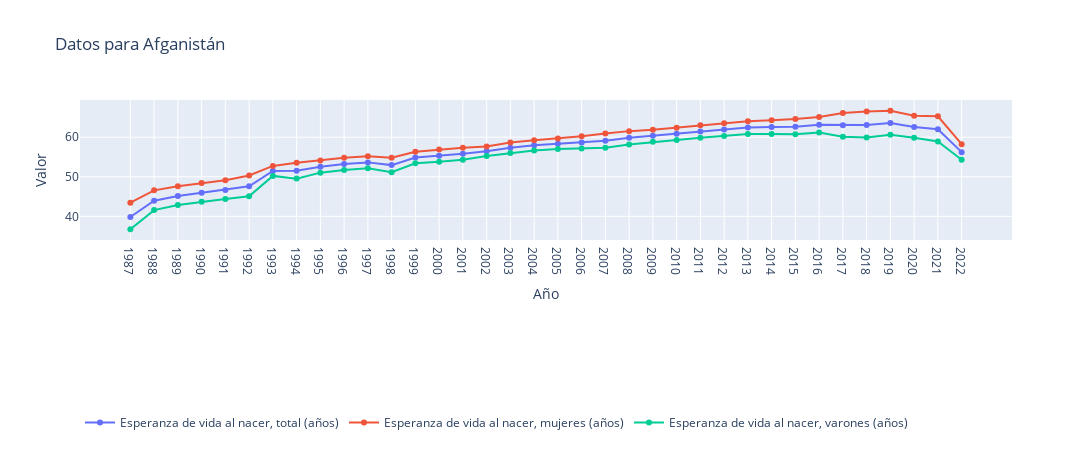
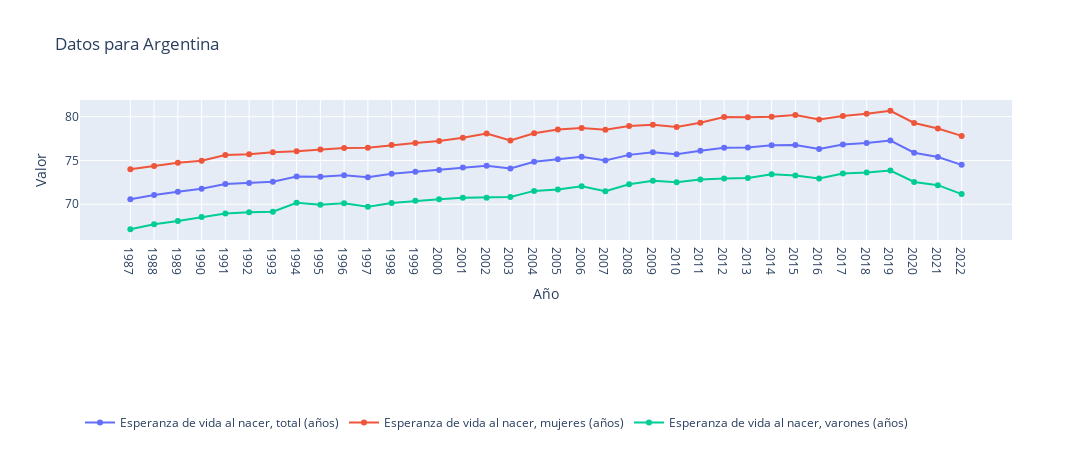

The notebook cell saved with these charts, in order:
### Code cell
# Obtener los factores únicos por país
factores_por_pais = df_filled.groupby(['país'])['factor_(serie)'].unique().apply(list).to_dict()

# Crear una lista con los nombres de los países en el DataFrame
paises = df_filled['país'].unique().tolist()

# Crear un widget de menú desplegable (dropdown) para seleccionar un país
dropdown_paises = widgets.Dropdown(
    options=paises,
    description='Seleccionar país:'
)

# Función para graficar los datos por país seleccionado
def graficar_datos_por_pais(pais):
    datos_pais = df_filled[df_filled['país'] == pais]

    fig = go.Figure()
    
    for factor in factores_por_pais[pais]:
        datos_factor = datos_pais[datos_pais['factor_(serie)'] == factor]
        fig.add_trace(go.Scatter(x=datos_factor['Año'], y=datos_factor['Valor'], mode='lines+markers', name=factor))
    
    fig.update_layout(
        title=f'Datos para {pais}',
        xaxis_title='Año',
        yaxis_title='Valor',
        legend=dict(x=0, y=-1.2, orientation='h'),
        height=450,
        width=1200
    )
    fig.show()

# Interactividad: enlazar el widget de menú desplegable a la función de graficado
widgets.interactive(graficar_datos_por_pais, pais=dropdown_paises)

### Figure 1 — Plotly figure (JSON) as saved in the notebook; plotly's stock layout.template omitted (floating-point values rounded to 4 significant figures)
{"data": [{"mode": "lines+markers", "name": "Esperanza de vida al nacer, total (años)", "type": "scatter", "x": ["1987", "1988", "1989", "1990", "1991", "1992", "1993", "1994", "1995", "1996", "1997", "1998", "1999", "2000", "2001", "2002", "2003", "2004", "2005", "2006", "2007", "2008", "2009", "2010", "2011", "2012", "2013", "2014", "2015", "2016", "2017", "2018", "2019", "2020", "2021", "2022"], "y": [39.84, 43.96, 45.16, 45.97, 46.66, 47.6, 51.47, 51.49, 52.54, 53.24, 53.63, 52.94, 54.85, 55.3, 55.8, 56.45, 57.34, 57.94, 58.36, 58.68, 59.11, 59.85, 60.36, 60.85, 61.42, 61.92, 62.42, 62.55, 62.66, 63.14, 63.02, 63.08, 63.56, 62.58, 61.98, 56.22]}, {"mode": "lines+markers", "name": "Esperanza de vida al nacer, mujeres (años)", "type": "scatter", "x": ["1987", "1988", "1989", "1990", "1991", "1992", "1993", "1994", "1995", "1996", "1997", "1998", "1999", "2000", "2001", "2002", "2003", "2004", "2005", "2006", "2007", "2008", "2009", "2010", "2011", "2012", "2013", "2014", "2015", "2016", "2017", "2018", "2019", "2020", "2021", "2022"], "y": [43.45, 46.57, 47.61, 48.4, 49.14, 50.32, 52.74, 53.54, 54.09, 54.81, 55.15, 54.82, 56.3, 56.86, 57.34, 57.67, 58.65, 59.22, 59.7, 60.24, 60.91, 61.53, 61.89, 62.41, 62.99, 63.51, 64.03, 64.27, 64.58, 65.1, 66.1, 66.46, 66.68, 65.43, 65.28, 58.22]}, {"mode": "lines+markers", "name": "Esperanza de vida al nacer, varones (años)", "type": "scatter", "x": ["1987", "1988", "1989", "1990", "1991", "1992", "1993", "1994", "1995", "1996", "1997", "1998", "1999", "2000", "2001", "2002", "2003", "2004", "2005", "2006", "2007", "2008", "2009", "2010", "2011", "2012", "2013", "2014", "2015", "2016", "2017", "2018", "2019", "2020", "2021", "2022"], "y": [36.74, 41.57, 42.89, 43.71, 44.35, 45.07, 50.22, 49.53, 51.04, 51.72, 52.15, 51.13, 53.41, 53.76, 54.27, 55.23, 56.03, 56.66, 57.01, 57.13, 57.34, 58.17, 58.82, 59.28, 59.83, 60.32, 60.79, 60.81, 60.76, 61.19, 60.1, 59.92, 60.62, 59.87, 58.91, 54.3]}], "layout": {"height": 450, "legend": {"orientation": "h", "x": 0, "y": -1.2}, "title": {"text": "Datos para Afganistán"}, "width": 1200, "xaxis": {"title": {"text": "Año"}}, "yaxis": {"title": {"text": "Valor"}}}}

### Figure 2 — Plotly figure (JSON) as saved in the notebook; plotly's stock layout.template omitted (floating-point values rounded to 4 significant figures)
{"data": [{"mode": "lines+markers", "name": "Esperanza de vida al nacer, total (años)", "type": "scatter", "x": ["1987", "1988", "1989", "1990", "1991", "1992", "1993", "1994", "1995", "1996", "1997", "1998", "1999", "2000", "2001", "2002", "2003", "2004", "2005", "2006", "2007", "2008", "2009", "2010", "2011", "2012", "2013", "2014", "2015", "2016", "2017", "2018", "2019", "2020", "2021", "2022"], "y": [70.56, 71.05, 71.42, 71.78, 72.32, 72.43, 72.56, 73.17, 73.13, 73.31, 73.09, 73.47, 73.72, 73.93, 74.19, 74.41, 74.08, 74.86, 75.14, 75.43, 75.01, 75.64, 75.94, 75.72, 76.12, 76.47, 76.49, 76.75, 76.76, 76.31, 76.83, 77.0, 77.28, 75.89, 75.39, 74.5]}, {"mode": "lines+markers", "name": "Esperanza de vida al nacer, mujeres (años)", "type": "scatter", "x": ["1987", "1988", "1989", "1990", "1991", "1992", "1993", "1994", "1995", "1996", "1997", "1998", "1999", "2000", "2001", "2002", "2003", "2004", "2005", "2006", "2007", "2008", "2009", "2010", "2011", "2012", "2013", "2014", "2015", "2016", "2017", "2018", "2019", "2020", "2021", "2022"], "y": [74.0, 74.38, 74.73, 74.96, 75.64, 75.72, 75.94, 76.05, 76.24, 76.42, 76.46, 76.76, 76.99, 77.22, 77.59, 78.08, 77.28, 78.1, 78.53, 78.72, 78.52, 78.93, 79.07, 78.84, 79.32, 79.95, 79.93, 80.0, 80.19, 79.67, 80.08, 80.33, 80.68, 79.28, 78.65, 77.81]}, {"mode": "lines+markers", "name": "Esperanza de vida al nacer, varones (años)", "type": "scatter", "x": ["1987", "1988", "1989", "1990", "1991", "1992", "1993", "1994", "1995", "1996", "1997", "1998", "1999", "2000", "2001", "2002", "2003", "2004", "2005", "2006", "2007", "2008", "2009", "2010", "2011", "2012", "2013", "2014", "2015", "2016", "2017", "2018", "2019", "2020", "2021", "2022"], "y": [67.15, 67.71, 68.09, 68.55, 68.96, 69.09, 69.16, 70.18, 69.95, 70.12, 69.7, 70.15, 70.41, 70.58, 70.75, 70.75, 70.83, 71.53, 71.69, 72.07, 71.49, 72.28, 72.69, 72.52, 72.84, 72.94, 73.01, 73.42, 73.29, 72.93, 73.53, 73.63, 73.86, 72.55, 72.18, 71.16]}], "layout": {"height": 450, "legend": {"orientation": "h", "x": 0, "y": -1.2}, "title": {"text": "Datos para Argentina"}, "width": 1200, "xaxis": {"title": {"text": "Año"}}, "yaxis": {"title": {"text": "Valor"}}}}
